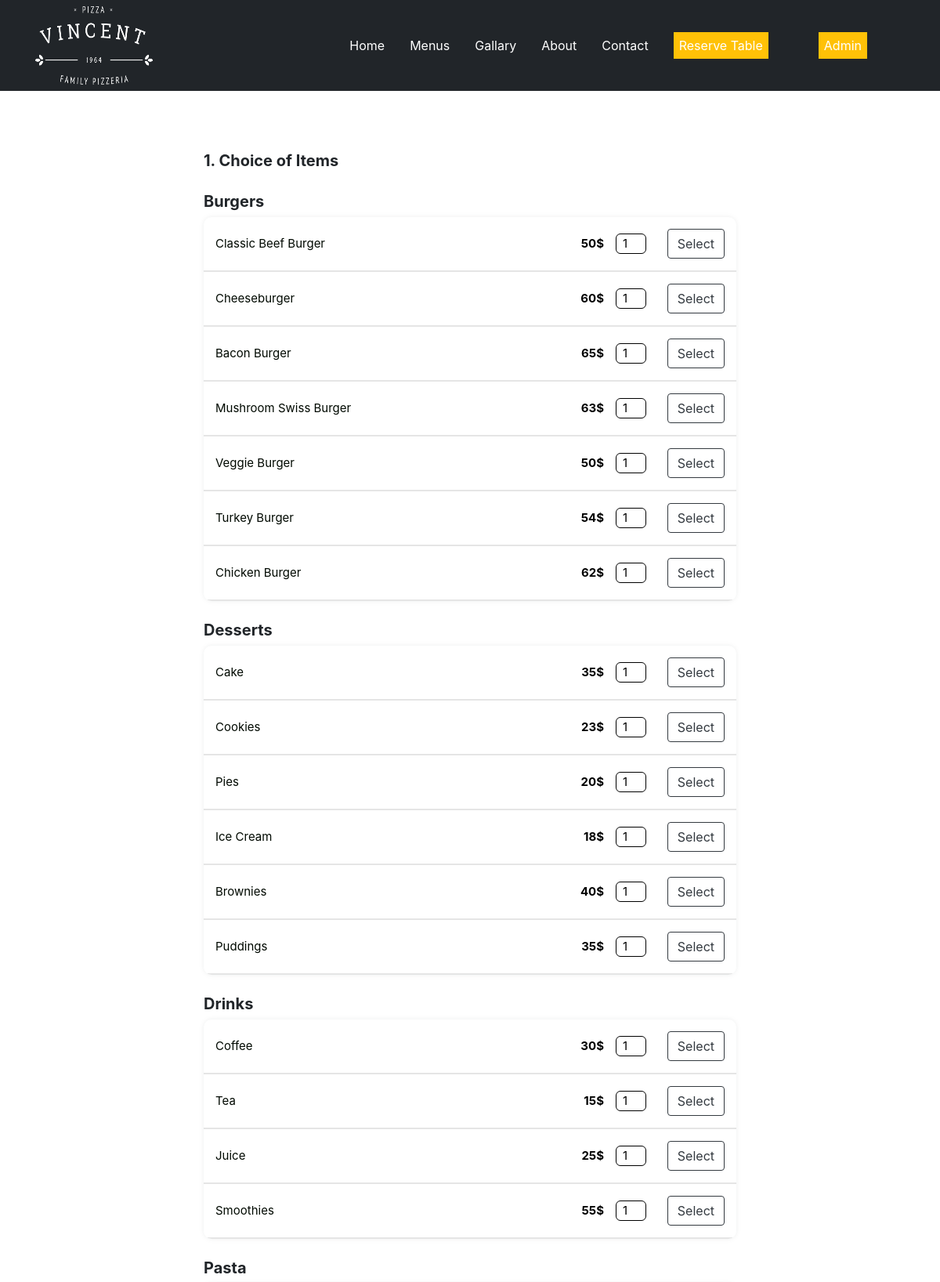
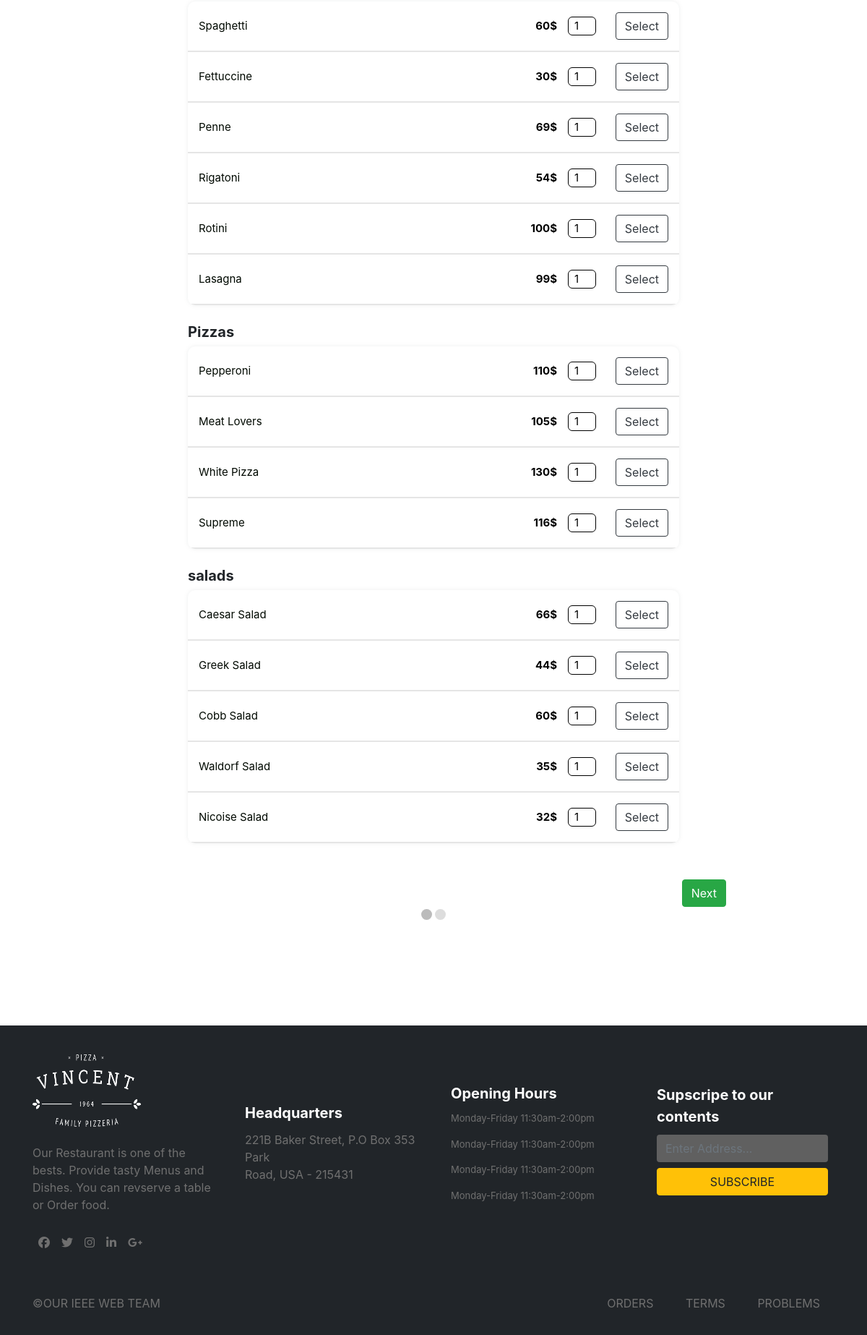
The page /chioce_items.php on the database its author committed (2 pictures, top to bottom).
### tables this page shows
CREATE TABLE `menu_categories` (
  `category_id` int(11) NOT NULL,
  `category_name` varchar(255) NOT NULL
);

CREATE TABLE `menus` (
  `menu_id` int(11) NOT NULL,
  `menu_name` varchar(255) NOT NULL,
  `menu_description` text NOT NULL,
  `price` float NOT NULL,
  `menu_image` varchar(255) NOT NULL,
  `category_id` int(11) NOT NULL
);

### chioce_items.php (the view, shortened to what this page needs)
<?php
    include_once("includes/header.php");
    include_once("includes/navbar.php");
        global $con;
?>
<link rel="stylesheet" href="css/home_footer.css">
<link rel="stylesheet" href="css/order_page.css">
<form id="regForm" action="<?php $_SERVER['PHP_SELF'];?>" method="POST">
 <div class="container w-75">
        <div class="all_menu tab " id="menu">
        <div class="category_name">
            <span>
                1. Choice of Items
            </span>
        </div>
        <?php
            $stmt = $con->prepare("Select * from menu_categories");
            $stmt->execute();
            $categories = $stmt->fetchAll();
            foreach($categories as $category)
            {
                ?>
                    <div class="category_name">
                        <span>
                            <?php echo $category['category_name']; ?>
                        </span>
                    </div>
                    <div class="menus">
                        <?php
                            $stmt = $con->prepare("Select * from menus where category_id = ?");
                            $stmt->execute(array($category['category_id']));
                            $menus = $stmt->fetchAll();
                            foreach($menus as $menu)
                            {?>
                                <div class='box'>
                                    <div class = 'row'>
                                        <div>
                                            <?php echo $menu['menu_name']?>
                                        </div>
                                        <div class = 'price'>
                                            <div class = >
                                                <span style = 'font-weight: bold;'>
                                                    <?php echo $menu['price']."$";?>
                                                </span>
                                            </div>
                                            <div class ="quantatiy">
                                                 <input type="number" name="quant" value="1" min="1"  step="1">
                                            </div>
                                            <div class="select_button">
                                                <div class="btn-group-toggle" data-toggle="buttons">
                                                        <label class=" label btn btn-outline-dark">
                                                        <input type="checkbox"  name="selected_menus[]" value="<?php echo $menu['menu_id'] ?>">Select
                                                        </label>
                                                </div>
                                            </div>
                                        </div>
                                    </div>
                                </div>
                            <?php }
                        ?>
                    </div>
                <?php
            }
        ?>
        </div>
        <div style="text-align:end;">
                <button type="button" class="btn btn-success" id="nextBtn" onclick="nextPrev(1)">Next</button>
        </div>
        <div style="text-align:center;">
            <span class="step"></span>
            <span class="step"></span>
        </div>
 </div>
</form>
  <?php
    include_once("home_footer.php");
    include_once("includes/footer.php");
?>

### css/home.css (style rules this page uses)
body { scroll-behavior: smooth; margin: 0px; }
.price { color: black; }
.menus, #gallary { color: white; background-color: #343a40; }

### css/order_page.css (style rules this page uses)
#regForm { margin: 100px auto; padding: 40px; }
.tab { display: none; }
.step { height: 15px; width: 15px; margin: 100 2px; background-color: #bbbbbb; border: none; border-radius: 50%; display: inline-block; opacity: 0.5; }
.step.active { opacity: 1; }
.all_menu { max-width: 720px; margin: 50px auto; padding: 0px 20px; }
.category_name { margin-bottom: 5px; font-size: 20px; font-weight: bold; margin-top: 22px; }
.menus { border-radius: 10px; background-color: white; overflow: hidden; box-shadow: 0 0 5px 0 rgba(60, 66, 87, 0.04), 0 0 10px 0 rgba(0, 0, 0, 0.04); }
.box { font-size: 15px; color: #000901; border-bottom: solid 2px #e5e5e5; cursor: pointer; padding: 15px 30px ; }
.row { width: auto; display: flex; flex-direction: row; justify-content: space-between; align-items: center; }
.price { display: flex; align-items: center; }
input[type = number] { width: 39px; margin-left: 15px; border: solid 1.5px; border-radius: 6px; text-align: center; }
.select_button { width: 70px; display: flex; margin-left: 30px; justify-content: flex-end; }

### rows shown on the page
menu_categories: category_name "Burgers"
menus: menu_name "Classic Beef Burger", price "50"
menus: menu_name "Cheeseburger", price "60"
menus: menu_name "Bacon Burger", price "65"
menus: menu_name "Mushroom Swiss Burger", price "63"
menus: menu_name "Veggie Burger", price "50"
menus: menu_name "Turkey Burger", price "54"
menus: menu_name "Chicken Burger", price "62"
menu_categories: category_name "Desserts"
menus: menu_name "Cake", price "35"
menus: menu_name "Cookies", price "23"
menus: menu_name "Pies", price "20"
menus: menu_name "Ice Cream", price "18"
menus: menu_name "Brownies", price "40"
menus: menu_name "Puddings", price "35"
menu_categories: category_name "Drinks"
menus: menu_name "Coffee", price "30"
menus: menu_name "Tea", price "15"
menus: menu_name "Juice", price "25"
menus: menu_name "Smoothies", price "55"
menu_categories: category_name "Pasta"
menus: menu_name "Spaghetti", price "60"
menus: menu_name "Fettuccine", price "30"
menus: menu_name "Penne", price "69"
menus: menu_name "Rigatoni", price "54"
menus: menu_name "Rotini", price "100"
menus: menu_name "Lasagna", price "99"
menu_categories: category_name "Pizzas"
menus: menu_name "Pepperoni", price "110"
menus: menu_name "Meat Lovers", price "105"
menus: menu_name "White Pizza", price "130"
menus: menu_name "Supreme", price "116"
menu_categories: category_name "salads"
menus: menu_name "Caesar Salad", price "66"
menus: menu_name "Greek Salad", price "44"
menus: menu_name "Cobb Salad", price "60"
menus: menu_name "Waldorf Salad", price "35"
menus: menu_name "Nicoise Salad", price "32"
